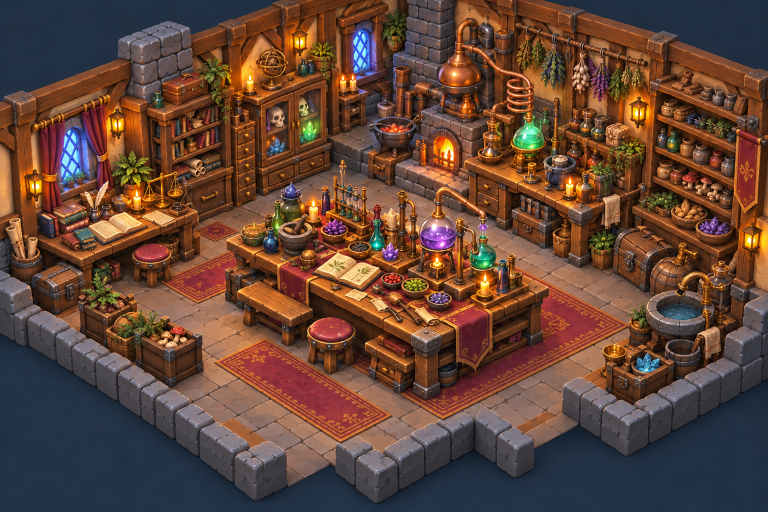
#> input picture style-references/heroic-handpainted-alchemists-lab-v1.png, 1536 x 1024 px, given as the content of the folder nces/heroic-handpainted-alchemists-lab-v1.png/flats/seamless, which was not available (shown at 1/2 size)
$ python flats_read.py ../../../style-references/heroic-handpainted-alchemists-lab-v1.png
#> lines starting #> are read from the running program, lines starting #| are printed output that depends on the picture
#!/usr/bin/env python3
"""One blind Gemini read of a culture's flats (agy-run, isolated folder): every finished floor tiled 3 x 3 (does a seam
or a repeating blotch show? what is it?), every decal on grey, every icon at 64 px (what room / building does it show,
and which culture?). Neutral file names; labels read first.   python3 tools/flats_read.py CODE  -> CODE/flats/read.json"""
import json, re, shutil, subprocess, sys, tempfile
from pathlib import Path
from PIL import Image
E = Path(__file__).resolve().parent.parent; F = E / sys.argv[1] / 'flats'
d = Path(tempfile.mkdtemp(prefix='agy-ca-flats-')); names = {}
for k, p in enumerate(sorted((F / 'seamless').glob('*.png'))):
    t = Image.open(p).convert('RGB').resize((256, 256)); g = Image.new('RGB', (768, 768))
#> after `t = Image.open(p).convert('RGB').resize((256, 256))`:
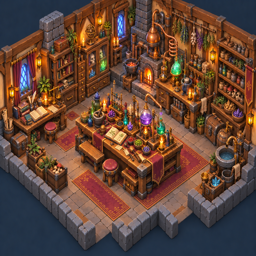
#> t: PIL image 256x256 RGB; mean R, G, B 98.6, 68.7, 55.3
#> after `g = Image.new('RGB', (768, 768))`: g: PIL image 768x768 RGB; every value is 0
    for i in range(3):
        for j in range(3): g.paste(t, (i * 256, j * 256))
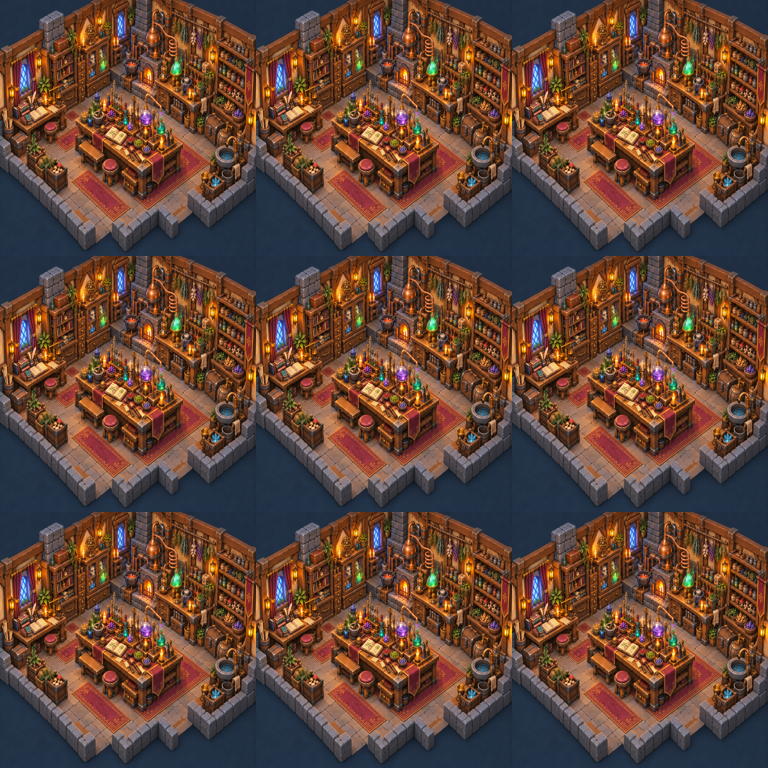
#> g: PIL image 768x768 RGB; mean R, G, B 98.6, 68.7, 55.3
    n = f'floor-{k + 1}.jpg'; g.save(d / n, quality=88); names[n] = p.stem
for k, p in enumerate(sorted((F / 'decals').glob('*.jpg'))):
    n = f'decal-{k + 1}.jpg'; Image.open(p).convert('RGB').resize((384, 384)).save(d / n, quality=88); names[n] = p.stem
for k, p in enumerate(sorted((F / 'icons').glob('*.png'))):
    im = Image.open(p).convert('RGBA').resize((64, 64), Image.LANCZOS); bg = Image.new('RGBA', (64, 64), (60, 62, 66, 255)); bg.alpha_composite(im)
    n = f'icon-{k + 1}.png'; bg.convert('RGB').save(d / n); names[n] = p.stem
P = ("Look at the image files in this folder: " + ', '.join(names) + ". Do NOT create, crop or write any files; do not run commands or open other files. "
     "floor-*.jpg: a ground texture for a tabletop game, tiled 3 x 3 (the tile repeats). For each: what material is it; does a SEAM (a line or step where the "
     "tiles meet) or a repeating blotch show; would it read as that material from above at table distance. decal-*.jpg: a flat thing laid or hung in a room: "
     "what is it (on a chroma-blue key the game removes). icon-*.png: a 64-px menu icon of a room or building: what room or building does it show, and what "
     "culture or region. First list any text you can read anywhere. Answer ONLY JSON keyed by file name: "
     '{"<file>": {"text": [], "what": "", "culture": "", "seam": false, "notes": ""}, ...}')
r = None
for _ in range(2):
    txt = subprocess.run(['flock', '/tmp/agy.lock', '~/fauna-tools/agy-run', '-C', str(d), '-t', '600', P], stdin=subprocess.DEVNULL, capture_output=True, text=True, timeout=2400).stdout
    for m in re.finditer(r'\{', txt):
        try: r = json.JSONDecoder().raw_decode(txt[m.start():])[0]; break
        except json.JSONDecodeError: continue
    if r: break
shutil.rmtree(d, ignore_errors=True)
res = {names[f]: v for f, v in (r or {}).items() if f in names}
(F / 'read.json').write_text(json.dumps(res, indent=1))
for k, v in res.items(): print(f"{k:28s} {v.get('what', '')[:50]:50s} | {v.get('culture', '')[:22]:22s} | seam {v.get('seam')} | {v.get('notes', '')[:80]}")

$ run again, on style-references/heroic-handpainted-multilevel-dungeon-v1.png
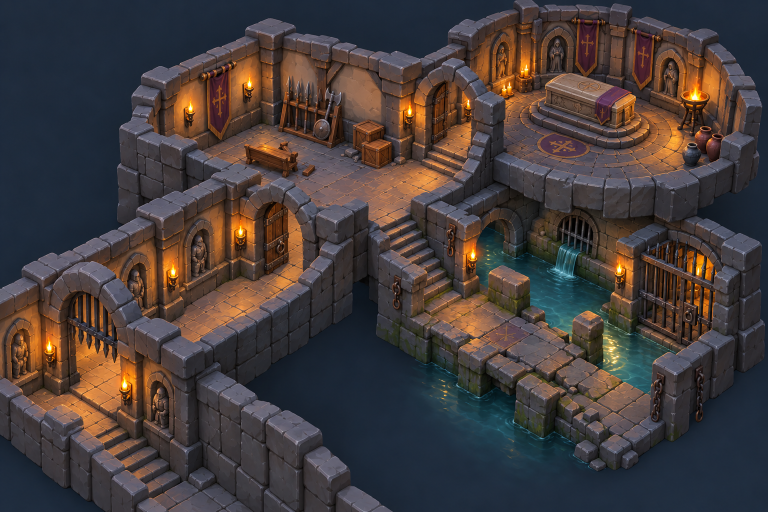
#> input picture style-references/heroic-handpainted-multilevel-dungeon-v1.png, 1536 x 1024 px, given as the content of the folder /heroic-handpainted-multilevel-dungeon-v1.png/flats/seamless, which was not available (shown at 1/2 size)
#> `t = Image.open(p).convert('RGB').resize((256, 256))`:
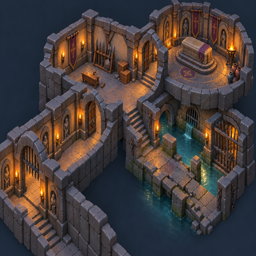
#> t: PIL image 256x256 RGB; mean R, G, B 69.6, 60.6, 59.4
#> after the loop `for i in range(3):`:
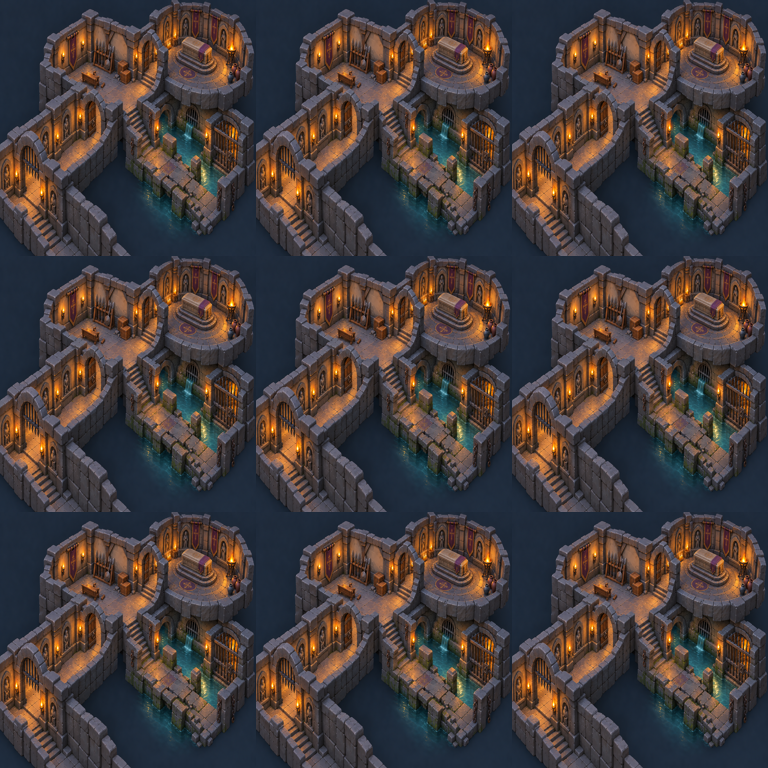
#> g: PIL image 768x768 RGB; mean R, G, B 69.6, 60.6, 59.4

$ run again, on style-references/heroic-handpainted-tavern-v1.png
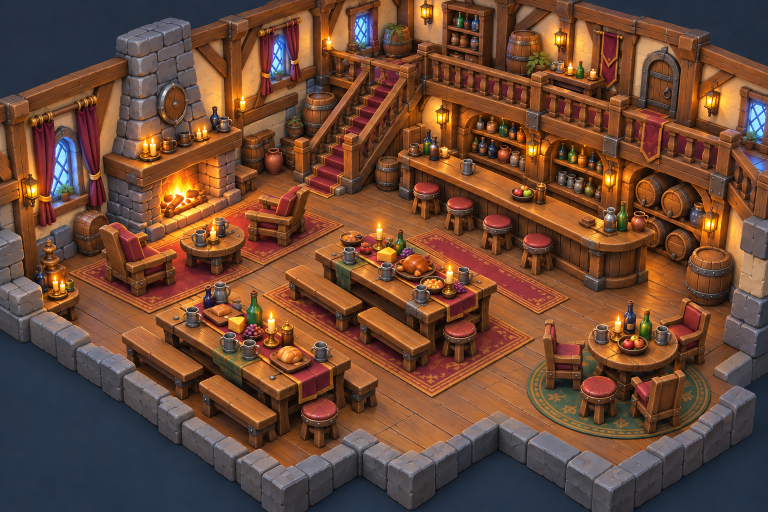
#> input picture style-references/heroic-handpainted-tavern-v1.png, 1536 x 1024 px, given as the content of the folder e-references/heroic-handpainted-tavern-v1.png/flats/seamless, which was not available (shown at 1/2 size)
#> `t = Image.open(p).convert('RGB').resize((256, 256))`:
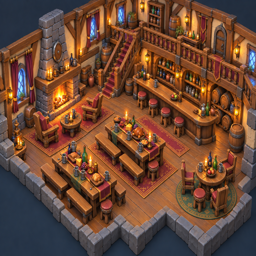
#> t: PIL image 256x256 RGB; mean R, G, B 107.9, 71.9, 53.2
#> after the loop `for i in range(3):`:
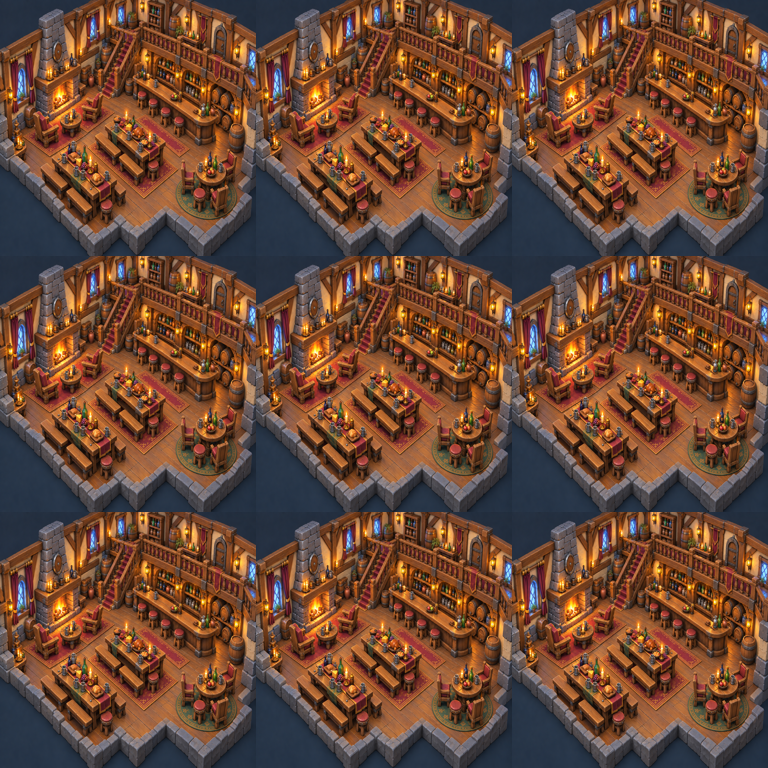
#> g: PIL image 768x768 RGB; mean R, G, B 107.9, 71.9, 53.2
